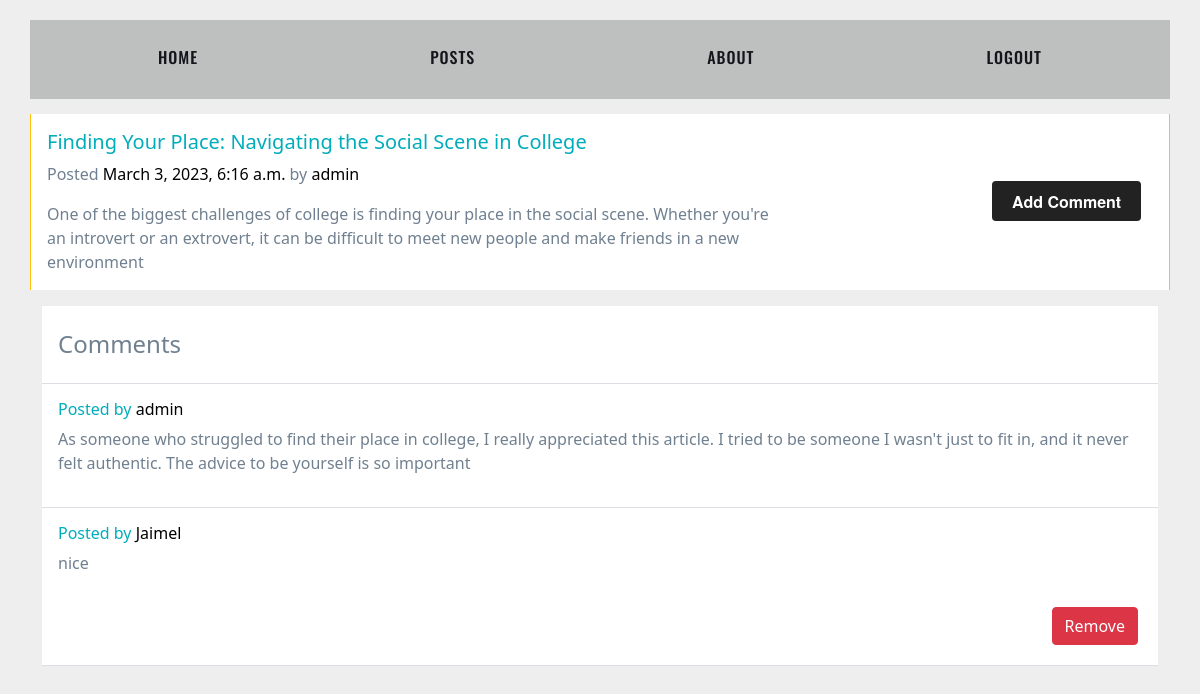
/post/2/ (signed in), run on the app's committed database.
### Accounts/models.py (models this page shows, shortened)
class Post(models.Model):
    title = models.CharField(max_length=255)
    content = models.TextField()
    author = models.ForeignKey(User, on_delete=models.CASCADE)
    created_at = models.DateTimeField(auto_now_add=True)

class Comment(models.Model):
    content = models.TextField()
    post = models.ForeignKey(Post, on_delete=models.CASCADE)
    author = models.ForeignKey(User, on_delete=models.CASCADE)
    created_at = models.DateTimeField(auto_now_add=True)

### Accounts/views.py (the view)
# urls.py: path('post/<int:post_id>/', views.post_detail, name='post_detail'),
@login_required
def post_detail(request, post_id):
    post = Post.objects.get(id=post_id)
    comments = Comment.objects.filter(post=post)
    if request.method == 'POST':
        form = CommentForm(request.POST)
        if form.is_valid():
            comment = form.save(commit=False)
            comment.post = post
            comment.author = request.user
            comment.save()
            return redirect('post_detail', post_id=post.id)
    else:
        form = CommentForm()
    return render(request, 'comments.html', {'post': post, 'comments': comments, 'form': form})

### templates/comments.html (shortened to what this page needs)
<!DOCTYPE html>
<html lang="en">
<head>
<link href="https://cdn.jsdelivr.net/npm/bootstrap@5.1.3/dist/css/bootstrap.min.css" rel="stylesheet">
</head>
<body>
<link href="https://code.ionicframework.com/ionicons/2.0.1/css/ionicons.min.css" rel="stylesheet">
<div class="container">
<div class="row">
{% include 'navbar.html' %}
<div class="card row-hover pos-relative py-3 px-3 mb-3 border-warning border-top-0 border-right-0 border-bottom-0 rounded-0">
<div class="row align-items-center">
<div class="col-md-8 mb-3 mb-sm-0">
<h5>
<a href="#" class="text-primary">{{ post.title }}</a>
</h5>
<p class="text-sm"><span class="op-6">Posted</span> <a class="text-black" href="#">{{post.created_at}}</a> <span class="op-6"> by</span> <a class="text-black" href="{% url 'post_detail' post.id %}">{{post.author}}</a></p>
<div class="text-sm op-5">{{ post.content }}</div>
</div>
<div class="col-md-4 op-7">
<div class="row text-center op-7" style="padding-left: 180px;">
<div class="col px-1"> <a class="button-31" style="margin-top: 100px;" href="{% url   'add_comment_to_post' post_id=post.id  %}">Add Comment</a>
 </div>
</div>
</div>
</div>
</div>
</div>
<div class="col-lg-12 mb-2 mb-lg-0 px-lg-0 mt-lg-0">
<div data-settings="{&quot;parent&quot;:&quot;#content&quot;,&quot;mind&quot;:&quot;#header&quot;,&quot;top&quot;:10,&quot;breakpoint&quot;:992}" data-toggle="sticky" class="sticky" style="top: 85px;"><div class="sticky-inner">
<div class="bg-white mb-3">
<h4 class="px-3 py-4 op-5 m-0">
Comments
</h4>
<hr class="m-0">
        {% for comment in comments %}
<div class="pos-relative px-3 py-3">
<h6 class="text-primary text-sm">
<a href="#" class="text-primary"><span class="op-6">Posted</span> <a class="text-black" href="#"></a> <span class="op-6">by</span> <a class="text-black" href="#">{{comment.author}}</a> </a>
</h6>
<p class="text-sm op-5">{{ comment.content }}</p>
</div>
{% if user.is_authenticated and user == comment.author or user.is_superuser %}
                    <div style="display: flex; justify-content: end;margin-bottom: 20px;margin-right: 20px;">
                        <form method="post" action="{% url 'remove_comment' comment.id %}">
                            <button type="submit" class="btn btn-danger">Remove</button>
                        </form>
                    </div>
                {% endif %}
<hr class="m-0">
        {% endfor %}
</div></div>
</div>
</div>
</div>
</body>
</html>

### templates/comments.html (style rules this page uses)
body { margin: 0; }
.button-31 { background-color: #222; border-radius: 4px; border-style: none; box-sizing: border-box; color: #fff; cursor: pointer; display: inline; font-family: "Farfetch Basis","Helvetica Neue",Arial,sans-serif; font-size: 16px; font-weight: 700; line-height: 1.5; margin: 0; max-width: min-content; min-height: 44px; min-width: 10px; outline: none; overflow: hidden; padding: 9px 20px 8px; position: relative; text-align: center; text-transform: none; user-select: none; -webkit-user-select: none; touch-action: manipulation; width: 50%; margin-bottom: 30px; }
body { margin-top:20px; background:#eee; color: #708090; }
a { text-decoration:none; }
.text-primary, a.text-primary:focus, a.text-primary:hover { color: #00ADBB!important; }
.text-black, .text-hover-black:hover { color: #000 !important; }

### data on the page
Post: title "Finding Your Place: Navigating the Social Scene in College", created_at "March 3, 2023, 6:16 a.m.", author "admin", content "One of the biggest challenges of college is finding your place in the social scene. Whether you're an introvert or an extrovert, it can be difficult to meet new people and make friends in a new environment"
Comment: author "admin", content "As someone who struggled to find their place in college, I really appreciated this article. I tried to be someone I wasn't just to fit in, and it never felt authentic. The advice to be yourself is so important"
Comment: author "Jaimel", content "nice", shows "Remove"
